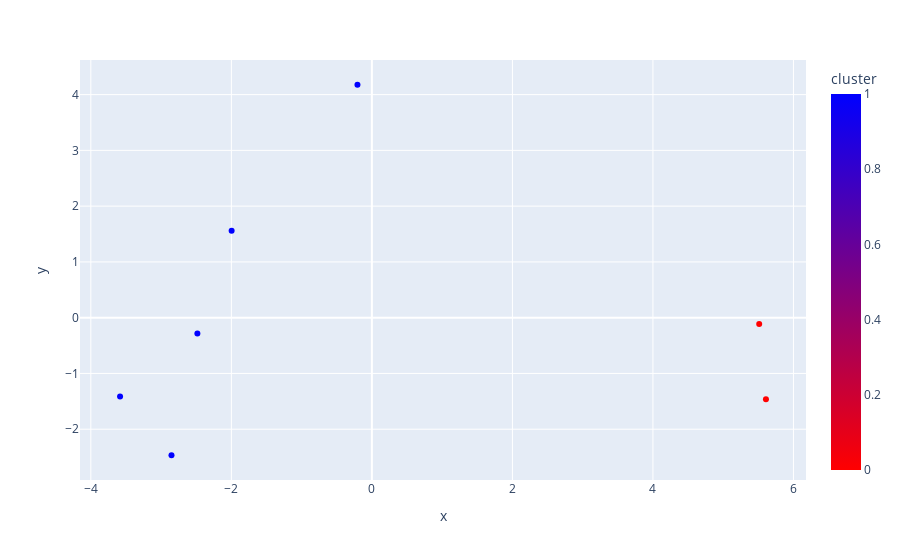

Notebook code for this chart:
### Code cell
# Criando um gráfico para analisar os clusters das plataformas
info_plataformas = ['platform', 'water_depth', 'type_of_production (1 oil and gas; 2 oil; 3 gas)', 'number_of_piles']

colors = ['red', 'blue']

grafico_kmeans = px.scatter(df, x=X_pca[:, 0], y=X_pca[:, 1], color='cluster', hover_data=info_plataformas, color_continuous_scale=colors)

grafico_kmeans.show()

### Figure 1 — Plotly figure (JSON) as saved in the notebook; plotly's stock layout.template omitted (floating-point values rounded to 4 significant figures)
{"data": [{"customdata": [[1, 99, 1, 8], [2, 112, 1, 9], [20, 141, 2, 26], [25, 156, 2, 32], [26, 103, 3, 20], [27, 144, 3, 20], [29, 116, 1, 5]], "hovertemplate": "x=%{x}<br>y=%{y}<br>platform=%{customdata[0]}<br>water_depth=%{customdata[1]}<br>type_of_production (1 oil and gas; 2 oil; 3 gas)=%{customdata[2]}<br>number_of_piles=%{customdata[3]}<br>cluster=%{marker.color}<extra></extra>", "legendgroup": "", "marker": {"color": [0, 0, 1, 1, 1, 1, 1], "coloraxis": "coloraxis", "symbol": "circle"}, "mode": "markers", "name": "", "orientation": "v", "showlegend": false, "type": "scatter", "x": [5.512, 5.609, -3.584, -2.852, -1.996, -2.483, -0.2053], "xaxis": "x", "y": [-0.1129, -1.463, -1.411, -2.467, 1.56, -0.2828, 4.177], "yaxis": "y"}], "layout": {"coloraxis": {"colorbar": {"title": {"text": "cluster"}}, "colorscale": [[0, "red"], [1, "blue"]]}, "legend": {"tracegroupgap": 0}, "margin": {"t": 60}, "xaxis": {"anchor": "y", "domain": [0, 1], "title": {"text": "x"}}, "yaxis": {"anchor": "x", "domain": [0, 1], "title": {"text": "y"}}}}
